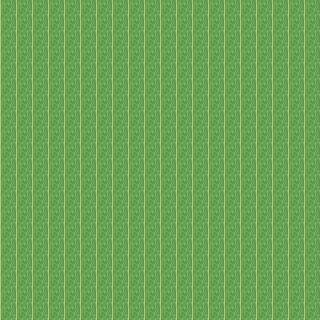

A 2D game scene composited from a Tiled map and its tileset images. What follows is a short description and the map's XML, with every tile layer's data as written:
An orthogonal 20x20 tile map with 16x16 px tiles, 2 tile layers (grass, road).

<map version="1.2" tiledversion="1.2.0" orientation="orthogonal" renderorder="right-down" width="20" height="20" tilewidth="16" tileheight="16" infinite="0" nextlayerid="3" nextobjectid="1">
 <tileset firstgid="1" name="TEST3" tilewidth="16" tileheight="16" tilecount="8" columns="4">
  <image source="fortuna-tilemap1.png" width="67" height="33" />
 </tileset>
 <layer id="1" name="grass" width="20" height="20">
  <data encoding="csv">
8,8,8,8,8,8,8,8,8,8,8,8,8,8,8,8,8,8,8,8,
8,8,8,8,8,8,8,8,8,8,8,8,8,8,8,8,8,8,8,8,
8,8,8,8,8,8,8,8,8,8,8,8,8,8,8,8,8,8,8,8,
8,8,8,8,8,8,8,8,8,8,8,8,8,8,8,8,8,8,8,8,
8,8,8,8,8,8,8,8,8,8,8,8,8,8,8,8,8,8,8,8,
8,8,8,8,8,8,8,8,8,8,8,8,8,8,8,8,8,8,8,8,
8,8,8,8,8,8,8,8,8,8,8,8,8,8,8,8,8,8,8,8,
8,8,8,8,8,8,8,8,8,8,8,8,8,8,8,8,8,8,8,8,
8,8,8,8,8,8,8,8,8,8,8,8,8,8,8,8,8,8,8,8,
8,8,8,8,8,8,8,8,8,8,8,8,8,8,8,8,8,8,8,8,
8,8,8,8,8,8,8,8,8,8,8,8,8,8,8,8,8,8,8,8,
8,8,8,8,8,8,8,8,8,8,8,8,8,8,8,8,8,8,8,8,
8,8,8,8,8,8,8,8,8,8,8,8,8,8,8,8,8,8,8,8,
8,8,8,8,8,8,8,8,8,8,8,8,8,8,8,8,8,8,8,8,
8,8,8,8,8,8,8,8,8,8,8,8,8,8,8,8,8,8,8,8,
8,8,8,8,8,8,8,8,8,8,8,8,8,8,8,8,8,8,8,8,
8,8,8,8,8,8,8,8,8,8,8,8,8,8,8,8,8,8,8,8,
8,8,8,8,8,8,8,8,8,8,8,8,8,8,8,8,8,8,8,8,
8,8,8,8,8,8,8,8,8,8,8,8,8,8,8,8,8,8,8,8,
8,8,8,8,8,8,8,8,8,8,8,8,8,8,8,8,8,8,8,8
</data>
 </layer>
 <layer id="2" name="road" width="20" height="20">
  <data encoding="csv">
0,0,0,0,0,0,0,0,0,0,0,0,0,0,0,0,0,0,0,0,
0,0,0,0,0,0,0,0,0,0,0,0,0,0,0,0,0,0,0,0,
0,0,0,0,0,0,0,0,0,0,0,0,0,0,0,0,0,0,0,0,
0,0,0,0,0,0,0,0,0,0,0,0,0,0,0,0,0,0,0,0,
0,0,0,0,0,0,0,0,0,0,0,0,0,0,0,0,0,0,0,0,
0,0,0,0,0,0,0,0,0,0,0,0,0,0,0,0,0,0,0,0,
0,0,0,0,0,0,0,0,0,0,0,0,0,0,0,0,0,0,0,0,
0,0,0,0,0,0,0,0,0,0,0,0,0,0,0,0,0,0,0,0,
0,0,0,0,0,0,0,0,0,0,0,0,0,0,0,0,0,0,0,0,
0,0,0,0,0,0,0,0,0,0,0,0,0,0,0,0,0,0,0,0,
0,0,0,0,0,0,0,0,0,0,0,0,0,0,0,0,0,0,0,0,
0,0,0,0,0,0,0,0,0,0,0,0,0,0,0,0,0,0,0,0,
0,0,0,0,0,0,0,0,0,0,0,0,0,0,0,0,0,0,0,0,
0,0,0,0,0,0,0,0,0,0,0,0,0,0,0,0,0,0,0,0,
0,0,0,0,0,0,0,0,0,0,0,0,0,0,0,0,0,0,0,0,
0,0,0,0,0,0,0,0,0,0,0,0,0,0,0,0,0,0,0,0,
0,0,0,0,0,0,0,0,0,0,0,0,0,0,0,0,0,0,0,0,
0,0,0,0,0,0,0,0,0,0,0,0,0,0,0,0,0,0,0,0,
0,0,0,0,0,0,0,0,0,0,0,0,0,0,0,0,0,0,0,0,
0,0,0,0,0,0,0,0,0,0,0,0,0,0,0,0,0,0,0,0
</data>
 </layer>
</map>